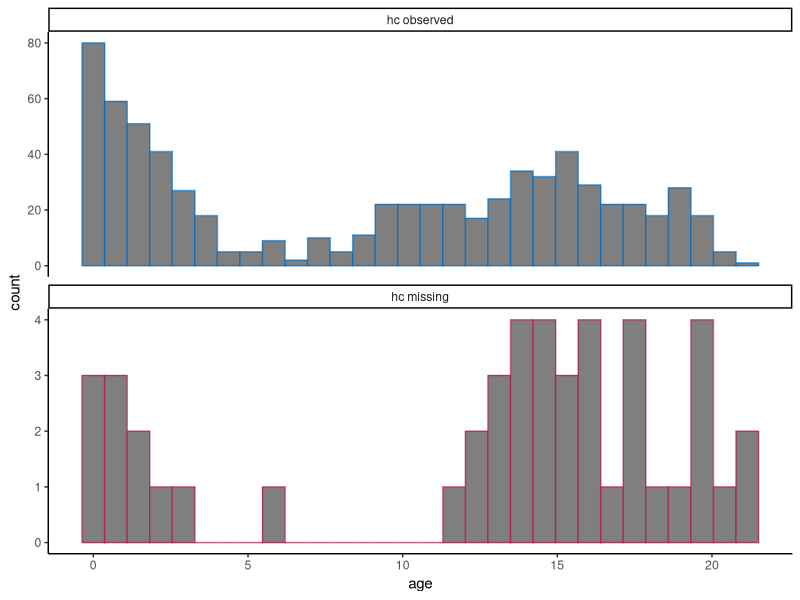
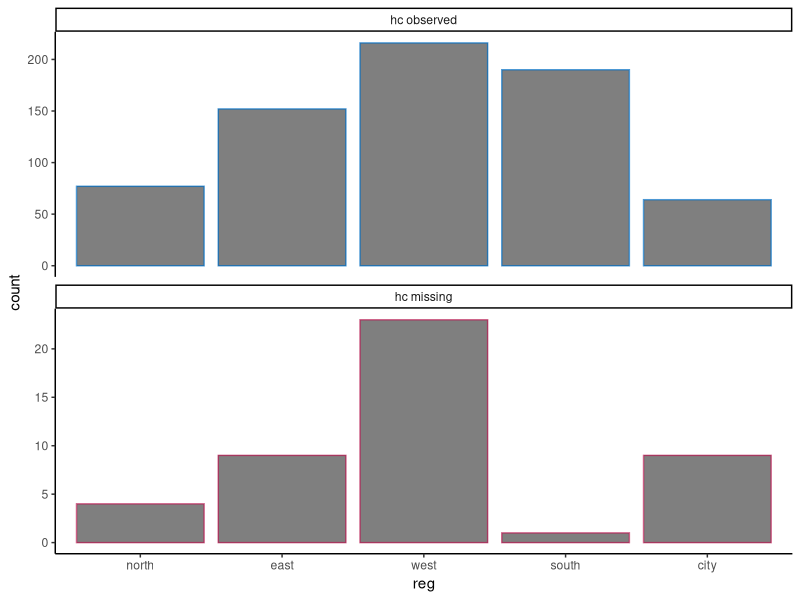
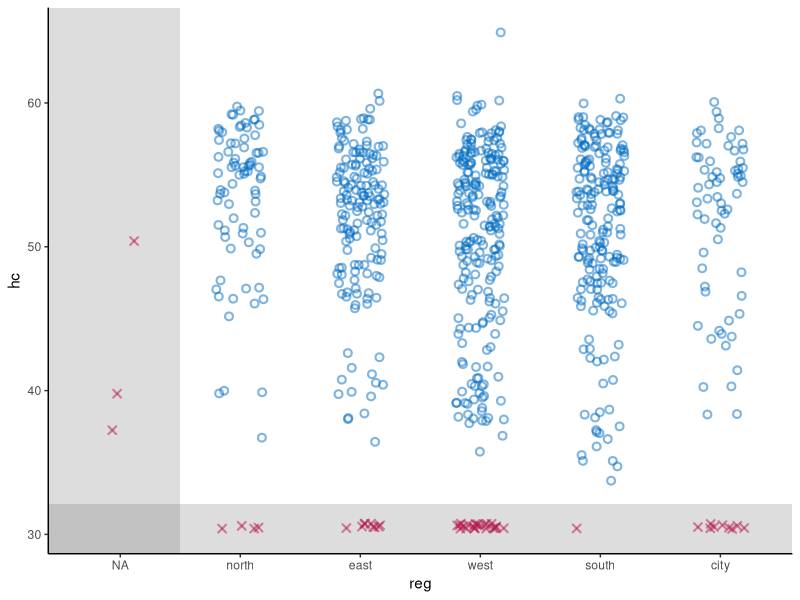
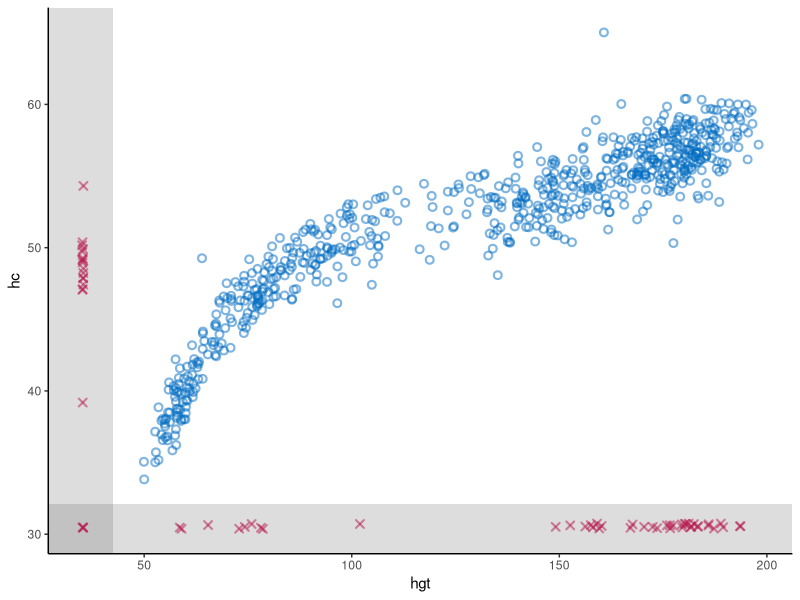
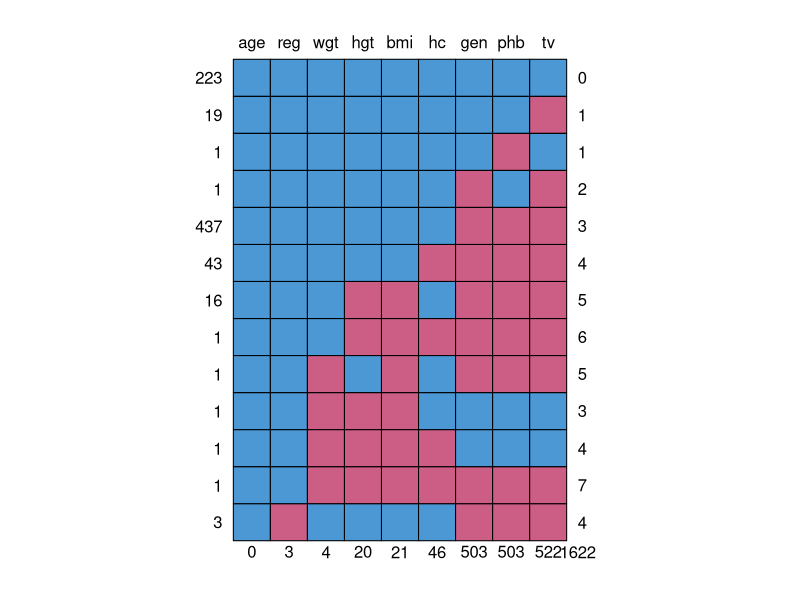

These figures' R source, in order: (Note: this script raises an error after producing the figures.)
## ---- chunk 1
knitr::opts_chunk$set(
  collapse = TRUE,
  comment = "#>",
  warning = FALSE, 
  message = FALSE,
  fig.width = 6, 
  fig.height = 6
)
## ---- chunk 2
# set-up environment
# library(shinymice)
library(tidyverse)
`%nin%` <- Negate(`%in%`)

# example dataset
dat <- mice::boys
# example mids object
imp <- mice::mice(dat, printFlag = FALSE)

# define mice theme
theme_mice <- function() {
  # move this outside of the function to unnecessary avoid re-running
  ggplot2::update_geom_defaults("point", list(
    shape = 21,
    size = 1.9,
    stroke = 1.1,
    alpha = 0.5
  ))
  ggplot2::update_geom_defaults("boxplot", list(
    size = 1
  ))
  ggplot2::update_geom_defaults("line", list(
    size = 1
  ))
  # the actual theme settings
  theme <- list(
    ggplot2::theme_classic(),
    ggplot2::theme(legend.position = "top"),
    ggplot2::scale_color_manual(
      values = c(
        "observed" = mice:::mdc(1),
        "missing" = mice:::mdc(2),
        "imputed" = mice:::mdc(2)
      )
    ),
    ggplot2::scale_fill_manual(
      values = c(
        "observed" = mice:::mdc(1),
        "missing" = mice:::mdc(2),
        "imputed" = mice:::mdc(2)
      )
    ),
    ggplot2::labs(color = NULL, fill = NULL, size = NULL)
  )
  return(theme)
}
## ---- chunk 3
# histogram/density plot
# plot_conditional <- function(dat, x, z) {
#   if (is.numeric(dat[[x]])) {
#     geom <- ggplot2::geom_density(ggplot2::aes(x = .data[[x]], y = ..count.., color = conditional))
#   } else {
#     geom <-
#       ggplot2::geom_bar(
#         ggplot2::aes(x = .data[[x]], color = conditional),
#         position = ggplot2::position_dodge(),
#         fill = "white"
#       )
#   }
#   dat %>%
#     dplyr::mutate(conditional = factor(
#       is.na(.data[[z]]),
#       levels = c(TRUE, FALSE),
#       labels = c("missing", "observed")
#     )) %>%
#     ggplot2::remove_missing(., vars = x) %>%
#     ggplot2::ggplot() +
#     geom +
#     theme_mice() +
#     ggplot2::labs(color = paste(z)) +
#     theme(legend.position = "top")
# }

plot_conditional <- function(dat, x, z) {
  # define graphing elements to add to plot
  if (is.numeric(dat[[x]])) { # for continuous variables
    geom <-
      ggplot2::geom_histogram()
  } else { # for categorical variables
    geom <-
      ggplot2::geom_bar()
  }
  
  # preprocess the data
  dat[!is.na(dat[[x]]), ] %>%
    dplyr::mutate(conditional = factor(
      is.na(.data[[z]]),
      levels = c(FALSE, TRUE),
      labels = c("observed", "missing")
    )) %>%
    # plot
    ggplot2::ggplot(ggplot2::aes(
        x = .data[[x]],
        color = conditional,
        fill = "white"
      )) +
    geom +
    # split by conditional variable
    ggplot2::facet_wrap(
      ~ conditional,
      ncol = 1,
      scales = "free_y",
      labeller = ggplot2::labeller(conditional = c(
        paste(z, "observed"), paste(z, "missing")
      ) %>% setNames(c(
        "observed", "missing"
      )))
    ) +
    # style
    theme_mice() +
    theme(legend.position = "none")
}

plot_conditional(dat, x = "age", z = "hc")
plot_conditional(dat, x = "reg", z = "hc")
## ---- chunk 4
# scatterplot
plot_bivariate <- function(dat, x, y) {
  # define graphing elements to add to plot later
  # set NA value and scale for variable x
  if (is.numeric(dat[[x]])) {
    NA_x <-
      min(dat[[x]], na.rm = TRUE) - .1 * diff(range(dat[[x]], na.rm = TRUE))
    shade_x <-
      min(dat[[x]], na.rm = TRUE) - .05 * diff(range(dat[[x]], na.rm = TRUE))
    scale_x <- NULL
  } else {
    NA_x <- "NA"
    shade_x <- 1.5
    scale_x <-
      ggplot2::scale_x_discrete(limits = c("NA", levels(dat[[x]])))
  }
  
  # set NA value and scale for variable y
  if (is.numeric(dat[[y]])) {
    NA_y <-
      min(dat[[y]], na.rm = TRUE) - .1 * diff(range(dat[[y]], na.rm = TRUE))
    shade_y <-
      min(dat[[y]], na.rm = TRUE) - .05 * diff(range(dat[[y]], na.rm = TRUE))
    scale_y <- NULL
  } else {
    NA_y <- "NA"
    shade_y <- 1.5
    scale_y <-
      ggplot2::scale_y_discrete(limits = c("NA", levels(dat[[y]])))
  }
  
  # add geom for NAs in the x space
  if (any(is.na(dat[[x]]))) {
    geom_x <- ggplot2::geom_point(
      position = ggplot2::position_jitter(width = 0.2, height = 0.2),
      color = mice:::mdc(2),
      shape = 4,
      mapping = ggplot2::aes(x = NA_x, y = .data[[y]]),
      data = dat[is.na(dat[[x]]),]
    )
  } else {
    geom_x <- NULL
  }
  
  # add geom for NAs in the y space
  if (any(is.na(dat[[y]]))) {
    geom_y <- ggplot2::geom_point(
      position = ggplot2::position_jitter(width = 0.2, height = 0.2),
      color = mice:::mdc(2),
      shape = 4,
      mapping = ggplot2::aes(x = .data[[x]], y = NA_y),
      data = dat[is.na(dat[[y]]),]
    )
  } else{
    geom_y <- NULL
  }
  
  # add geom for NAs in the x-y space
  if (any(is.na(dat[[x]]) & is.na(dat[[y]]))) {
    geom_xy <- ggplot2::geom_point(
      position = ggplot2::position_jitter(width = 0.2, height = 0.2),
      color = mice:::mdc(2),
      shape = 4,
      mapping = ggplot2::aes(x = NA_x, y = NA_y),
      data = dat[is.na(dat[[x]]) & is.na(dat[[y]]),]
    )
  } else{
    geom_xy <- NULL
  }
  
  # plot
  p <- dat %>% ggplot2::ggplot() +
    # plot observed datapoints in x-y space
    ggplot2::geom_point(
      ggplot2::aes(x = .data[[x]], y = .data[[y]]),
      position = ggplot2::position_jitter(width = 0.2, height = 0.2),
      color = mice::mdc(1)
    ) +
    # add area for NAs in the x space
    ggplot2::annotate(
      "rect",
      xmin = -Inf,
      xmax = shade_x,
      ymin = -Inf,
      ymax = Inf,
      alpha = 0.2
    ) +
    # add area for NAs in the y space
    ggplot2::annotate(
      "rect",
      xmin = -Inf,
      xmax = Inf,
      ymin = -Inf,
      ymax = shade_y,
      alpha = 0.2
    ) +
    # add NAs 
    geom_x +
    geom_y +
    geom_xy +
    # style graph
    theme_mice() +
    scale_x +
    scale_y 
  
  # output
  return(p)
}

# test
plot_bivariate(dat, x = "reg", y = "hc")
plot_bivariate(dat, x = "hgt", y = "hc") 
## ---- chunk 5
# make ggplot version of md pattern plot
plot_md_pattern <- function(dat) {
  # prepare md pattern
  pat <- mice::md.pattern(dat)
  vrb <- colnames(pat)[-ncol(pat)]
  n_pat_obs <- as.numeric(rownames(pat))[-nrow(pat)]
  #n_vrb_inc <- as.numeric(pat[, ncol(pat)])
  #n_val_mis <- as.numeric(pat[nrow(pat), ])[-ncol(pat)]
  colnames(pat) <- c(vrb, "n_vrb_inc")
  clean_pat <- pat[-nrow(pat), ] %>%
    cbind(., n_pat_obs, pat_nr = 1:nrow(.))
  
  # make the pattern tidy
  long_pat <- clean_pat %>%
    as.data.frame() %>%
    tidyr::pivot_longer(cols = all_of(vrb),
                        names_to = "vrb",
                        values_to = "obs") %>%
    cbind(., n_val_mis) %>%
    dplyr::mutate(pat_nr = factor(pat_nr, levels = 1:max(pat_nr)))
  
  # plot the md pattern
  p <- long_pat %>%
    ggplot2::ggplot() +
    ggplot2::geom_tile(ggplot2::aes(
      x = vrb,
      y = pat_nr,
      fill = as.factor(obs),
      group = n_vrb_inc
    ),
    color = "black") +
    ggplot2::theme(legend.position = "none") +
    ggplot2::scale_fill_manual(values = c("1" = mice:::mdc(1), "0" = mice:::mdc(2))) +
    ggplot2::scale_y_discrete(limits = rev(levels(long_pat$pat_nr)),
                              labels = rev(as.character(n_pat_obs))) +
    ggplot2::scale_x_discrete(limits = vrb, position = "top") + #, labels = as.character(n_val_mis)) +
    ggplot2::labs(x = NULL, y = "frequency", title = "Missing data pattern (patterns as rows, variables as columns)") 
  
  return(p)
}

# test
plot_md_pattern(dat)
## ---- chunk 6
# plot in- and outflux of incomplete data
plot_flux <- function(dat){
  flx <- mice::flux(dat)
  p <- flx %>% ggplot2::ggplot() +
    ggplot2::geom_text(
      ggplot2::aes(x = influx, y = outflux, label = rownames(flx))
    ) +
    geom_abline(intercept = 1, slope = -1, linetype = "dashed") +
    lims(x = c(0,1), y = c(0,1)) +
    theme_classic()
  return(p)
}
# test
plot_flux(dat)
## ---- chunk 7

# make chain means and variances tidy
preprocess_thetas <- function(imp) {
  d <- imp$chainMean %>%
    dplyr::na_if(., "NaN") %>%
    as.data.frame() %>%
    dplyr::mutate(var = row.names(.), theta = "Chain means") %>%
    rbind(
      .,
      imp$chainVar %>%
        sqrt() %>%
        as.data.frame(.) %>%
        dplyr::mutate(var = row.names(.), theta = "Chain standard deviations")
    ) %>%
    tidyr::pivot_longer(-c(var, theta)) %>%
    cbind(.it = as.integer(1:imp$iteration),
          .imp = as.factor(rep(1:imp$m, each = imp$iteration)))
  return(d)
}
# test
trace_dat <- preprocess_thetas(imp)

trace_one_variable <- function(d, x) {
  # plot one variable
  p <- d[d$var == x,] %>%
    ggplot2::ggplot() +
    ggplot2::geom_line(ggplot2::aes(x = .it, y = value, color = .imp)) +
    ggplot2::facet_wrap( ~ theta, scales = "free", ncol = 2) +
    ggplot2::theme_classic() +
    ggplot2::theme(
      strip.background = element_rect(colour = "white"),
      strip.text = element_text(face = "bold", size = 11),
      legend.position = "bottom"
    ) +
    ggplot2::labs(x = "Iteration",
                  y = paste0("Variable: '", x, "'"),
                  color = "Imputation")
  # show message to user when variable is completely observed
  if (all(is.na(p$data$value))) {
    p <-
      p + ggplot2::geom_text(ggplot2::aes(
        x = median(as.numeric(d$.imp)),
        y = 0,
        label = "No \n imputations \n to show"
      ),
      color = "grey")
  }
  return(p)
}
#test
trace_one_variable(trace_dat, x = "hgt")
trace_one_variable(trace_dat, x = "age")
## ---- chunk 8
# preprocess
prepare_plotting <- function(mids, x, y = NULL) {
  # preprocess incomplete data
  d <-
    mids$data %>%
    dplyr::mutate(.id = rownames(.)) %>%
    .[c(x, y, ".id")] %>%
    cbind(.imp = 0)
  
  # preprocess imputations
  imps <- mids$imp[[x]] %>%
    dplyr::mutate(.id = row.names(.)) %>%
    tidyr::pivot_longer(
      cols = 1:mids$m,
      names_to = ".imp",
      values_to = x,
      names_transform = list(.imp = as.numeric)
    ) 
  
  # combine incomplete and imputed data
    cd <- d %>%
      dplyr::bind_rows(., imps) %>%
      dplyr::mutate(imputed = ifelse(.imp > 0, 'imputed', 'observed'))
  
  # output
  return(cd)
}

# test 
x = "hc"
y = "reg"
plot_dat <- prepare_plotting(mids = imp, x = x, y = y)
# # with second variable
# plot_dat2 <- prepare_plotting(mids = imp, x = y, y = x)
# a <- dplyr::full_join(plot_dat, plot_dat2)
## ---- chunk 9
# stripplot
m = 5
geom_stripplot <- function(x, m, ...) {
  p <- list(
    ggplot2::geom_jitter(
      ggplot2::aes(
        x = as.factor(.data$.imp),
        y = .data[[x]],
        color = .data$imputed
      ),
      height = 0,
      width = 0.25, 
      ...
    ),
    ggplot2::scale_x_discrete(limits = as.character(0:m)),
    ggplot2::labs(
      x = "Imputation (0 = observed data)",
      y = paste0("Variable: '", x, "'"),
      color = "",
      fill = "",
      size = ""
    )
  )
  return(p)
}

plot_dat %>%
  ggplot2::ggplot() +
  geom_stripplot(x, m)
## ---- chunk 10

plot_dat %>%
  ggplot2::ggplot() +
  geom_stripplot(x, m) +
  theme_mice()
## ---- chunk 11
geom_bwplot <- function(x, m){
  list(
    ggplot2::geom_boxplot(
      ggplot2::aes(
        x = as.factor(.data$.imp),
        y = .data[[x]],
        color = .data$imputed
      ),
      width = 0.5
    ),
    ggplot2::scale_x_discrete(limits = as.character(0:m)),
    ggplot2::xlab(
      "Imputation (0 = observed data)")
    )
}

plot_dat %>% 
  ggplot2::ggplot() +
  geom_bwplot(x, m = imp$m) + 
  theme_mice()

# try to combine this with the stripplot??
plot_dat %>%
  ggplot2::ggplot() +
  geom_bwplot(x, m) + 
  geom_stripplot(x, m, alpha = 0.1) +
  theme_mice()

## ---- chunk 12
geom_densityplot <- function(x, m){
  list(ggplot2::geom_density(
    ggplot2::aes(
    x = .data[[x]],
    group = .data$.imp,
    color = .data$imputed,
    size = .data$imputed)),
    ggplot2::scale_size_manual(guide = "none", values = c(0.5, 1) %>% setNames(c("imputed", "observed")))
)}


plot_dat[!is.na(plot_dat[[x]]), ] %>%  
  ggplot2::ggplot() +
  geom_densityplot(x, m = imp$m) + 
  theme_mice()


## ---- chunk 13
# At some point, try to do this for histograms too? See https://github.com/amices/shinyMice/blob/Enhancements/R/gg.barplot.R

# geom_densityplot <- function(x, m){
#   list(ggplot2::geom_density(
#     ggplot2::aes(
#     x = .data[[x]],
#     group = .data$.imp,
#     color = .data$imputed,
#     size = .data$imputed)),
#     ggplot2::scale_size_manual(values = c(0.5, 1) %>% setNames(c("imputed", "observed")))
# )}
# 
# plot_dat %>% 
#   ggplot2::ggplot() +
#   geom_densityplot(x, m = imp$m) + 
#   theme_mice()
## ---- chunk 14
# better preprocessing function??
x = "hgt"
y = "hc"

# extract imputations
imps <- imp %>%
  mice::complete("long")

preprocess_imps <- function(imp, x, y = NULL) {
  if (is.null(y)) {
    y <- x
  }
  # combine observed and imputed data
  xy_obs <- imp$data %>%
    cbind(datapoint = "observed",
          .imp = 0,
          .id = 1:nrow(.),
          .) %>%
    .[!is.na(imp$data[[x]]) &
        !is.na(imp$data[[y]]), ]
  xy_imps <- imps %>% 
    cbind(datapoint = "imputed", .) %>% 
    .[imps$.id %nin% xy_obs$.id,]
  xy_dat <- rbind(xy_obs, xy_imps)
  return(xy_dat)
}


xy_dat <- imp %>% preprocess_imps(x = "hgt", y = "hc")
# two implementations, last one is more efficient
# xy_obs %>%
#   ggplot2::ggplot(ggplot2::aes(
#     x = .data[[x]],
#     y = .data[[y]],
#     group = .id,
#     color = datapoint
#   )) +
#   ggplot2::geom_point() +
#   ggplot2::geom_point(data = xy_imps)  +
#   theme_mice() +
#   labs(color = NULL)

xy_dat %>%
  ggplot2::ggplot() +
  ggplot2::geom_point(ggplot2::aes(
    x = .data[[x]],
    y = .data[[y]],
    group = .id,
    color = datapoint
  )) +
  theme_mice() +
  labs(color = NULL)

# geom_scatter <- ggplot2::geom_point(ggplot2::aes(
#     x = .data[[x]],
#     y = .data[[y]],
#     group = .id,
#     color = datapoint
#   ))

# maybe do something like this for the other imp plots??
x = "hc"
imp %>% preprocess_imps(x) %>% 
  ggplot2::ggplot() +
  theme_mice() +
  ggplot2::geom_boxplot(
      ggplot2::aes(
        x = as.factor(.data$.imp), #x = factor(.data$.imp, levels = c(0, 1:imp$m), ordered = TRUE), use icw   scale_x_discrete(drop=FALSE)
        y = .data[[x]],
        color = .data$datapoint
      ),
      width = 0.5
    ) +
  ggplot2::geom_jitter(
      ggplot2::aes(
        x = as.factor(.data$.imp),
        y = .data[[x]],
        color = .data$datapoint
      ),
      height = 0,
      width = 0.25,
      alpha = 0.1) +
  ggplot2::xlab("Imputation (0 = observed data)") 


## ---- chunk 15
# get the predictor matrix and add the rownames as variable
(pred <-
   imp$predictorMatrix %>% as.data.frame() %>% cbind(vrb_to_imp = rownames(.), .))
# make the data tidy to plot
(long_pred <-
    pivot_longer(pred, cols = names(pred)[-1], names_to = "vrb_as_pred"))
# plot the predictor matrix
long_pred %>% 
  ggplot2::ggplot() + 
  ggplot2::geom_tile(ggplot2::aes(x = vrb_as_pred, y = vrb_to_imp, fill = as.factor(value)), color = "black") +
  ggplot2::theme(legend.position = "none")
